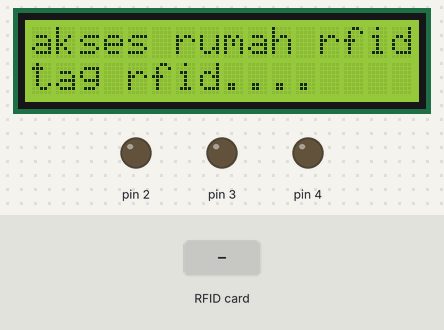
Bench run of a sketch on a simulated Arduino Uno, built with avr-gcc and run on an emulated ATmega328P. Shown: 16×2 character LCD, output pins drawn as LEDs (lit = HIGH). Inputs (shaded band) come from the test bench. Pins used as bus, display or sensor lines are not drawn; what the sketch prints to the serial monitor is not drawn.

Above: at 1.3 s.
1.4 s: RFID card F3 A9 58 3E held to the reader
At 3.3 s:
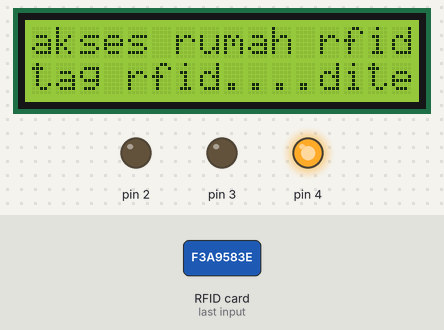
3.9 s: RFID card 5E 7A 19 C4 held to the reader
At 5.1 s:
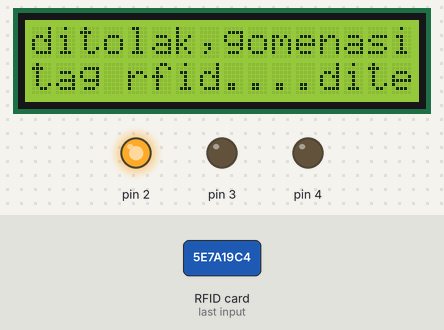
5.4 s: RFID card 02 52 0F 0E held to the reader
At 7.3 s:
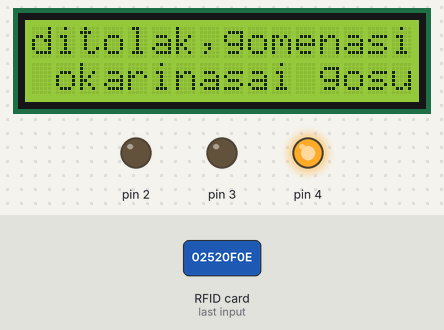
7.9 s: RFID card F3 A9 58 3E held to the reader
At 9.5 s:
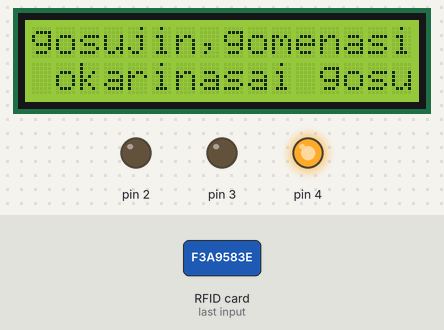
10.4 s: RFID card 02 52 0F 0E held to the reader
At 12.0 s:
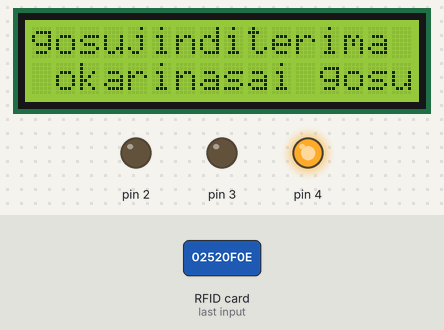
12.9 s: RFID card 5E 7A 19 C4 held to the reader
At 13.5 s:
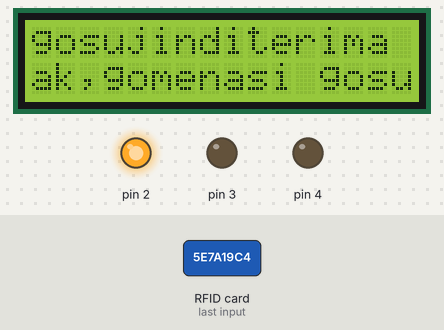
Timing chart, 0 to 15.4 s (numbered marks = the images above; inputs shaded):
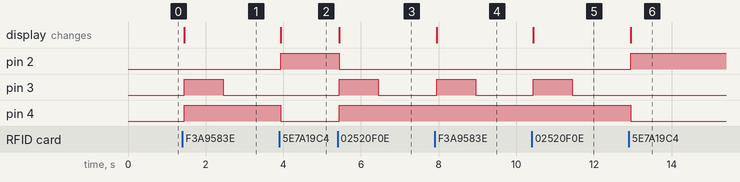

The sketch:

pengaksesan_kamar_atau_rumah.ino
```cpp
#include <SPI.h>
#include <MFRC522.h>
#include <Wire.h>
#include <LiquidCrystal_I2C.h>

#define RST_PIN  9
#define SS_PIN   10           // PIN SD DAN NSS
const int led1   (2);
const int led2   (4);
const int relay  (3);

String idtag = "" ;
String validUID[2] = {
  "f3a9583e",
  "02520f0e",
};

MFRC522 mfrc522(SS_PIN, RST_PIN);   // Pembuatan objek pustaka rfid
LiquidCrystal_I2C lcd(0x27,16,2);

void setup() {
// put your setup code here, to run once:
lcd.begin();
lcd.backlight();
Serial.begin(9600);
SPI.begin();
mfrc522.PCD_Init();
lcd.setCursor(0,0);
lcd.println("akses rumah rfid");
lcd.setCursor(0,1);
lcd.print("tag rfid....");
}

void loop() {
// put your main code here, to run repeatedly:
pinMode(led1,OUTPUT);
pinMode(led2,OUTPUT);
pinMode(relay,OUTPUT);
//periksa tag rfid
  if ( ! mfrc522.PICC_IsNewCardPresent()) {
    return;
  }
  // Select one of the cards
  if ( ! mfrc522.PICC_ReadCardSerial()) {
    return;
  }
 //peroleh identitas tag
idtag ="";
for (byte j = 0; j < mfrc522.uid.size; j++) {
  char teksHeksa[3];
  sprintf(teksHeksa,"%02x",mfrc522.uid.uidByte[j]);
  idtag = idtag + teksHeksa;
}
boolean ditemukan = false;
for(byte i = 0; i < 2; i++){
if (validUID[i] == idtag){
  ditemukan = true;
  break;
 }
}
Serial.print("UID = ");
Serial.println(idtag);

if (ditemukan){
  lcd.println("diterima");
  lcd.print("okarinasai gosujin");
  digitalWrite(led2,HIGH);
  digitalWrite(led1,LOW);
  digitalWrite(relay,HIGH);
  delay(1000);
  digitalWrite(relay,LOW);
}else{
  lcd.println("ditolak,gomenasi gosujin-sama");

  digitalWrite(led1,HIGH);
  digitalWrite(led2,LOW);
  digitalWrite(relay,LOW);
}
//ubah status kartu active ke status halt
mfrc522.PICC_HaltA();
}
```

Measured:
- after the input at 1.4 s, pin 3: LOW → HIGH after 0.05 s, → LOW 1.0 s later; pin 4: LOW → HIGH after 0.05 s; the display: changes after 0.05 s (image 1)
- after the input at 3.9 s, pin 2: LOW → HIGH at once; pin 4: HIGH → LOW at once; the display: changes at once (image 2)
- after the input at 5.4 s, pin 2: HIGH → LOW at once; pin 3: LOW → HIGH at once, → LOW 1.0 s later; pin 4: LOW → HIGH at once; the display: changes at once (image 3)
- after the input at 7.9 s, pin 3: LOW → HIGH after 0.05 s, → LOW 1.0 s later; the display: changes after 0.05 s (image 4)
- after the input at 10.4 s, pin 3: LOW → HIGH at once, → LOW 1.0 s later; the display: changes at once (image 5)
- after the input at 12.9 s, pin 2: LOW → HIGH after 0.05 s; pin 4: HIGH → LOW after 0.05 s; the display: changes after 0.05 s (image 6)
